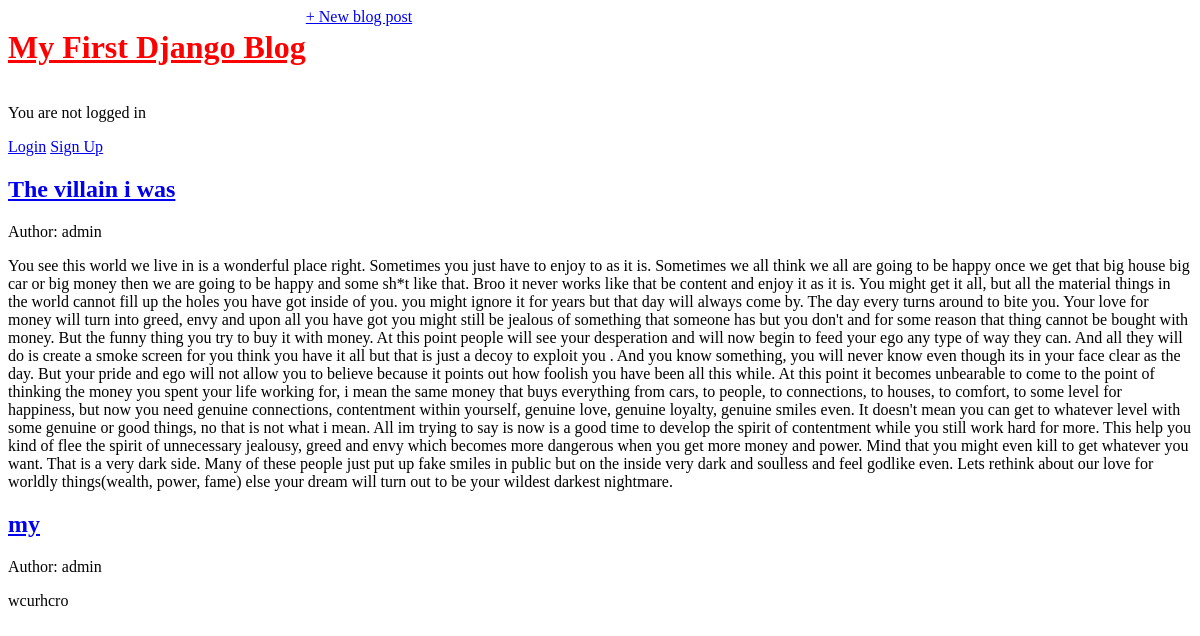
The page / on the database its author committed.
### pages/models.py (models this page shows, shortened)
class Post(models.Model):
    title = models.CharField(max_length=200)
    author = models.ForeignKey("auth.User", on_delete=models.CASCADE, )
    body = models.TextField()
    def get_absolute_url(self):
        return reverse("post_detail", kwargs={"post_id": self.pk})

### pages/views.py (the view)
# urls.py: path("", BlogListView.as_view(), name="home"),
class BlogListView(ListView):
    model = Post
    template_name = "home.html"
    context_object_name = 'posts'  # optional [can use "<model>_list" as default in template]

### pages/templates/home.html
{% extends "base.html" %}
{% block content %}
{% for post_ in posts %}
<div class="post-entry">
    <h2><a href="{{ post_.get_absolute_url }}">{{ post_.title }}</a></h2>
    <p>Author: {{ post_.author }}</p>
    <p>{{ post_.body }}</p>
</div>
{% endfor %}
{% endblock content %}

### static/css/base.css (style rules this page uses)
body { font - family : 'Source Sans Pro' , sans - serif ; font - size : 18 px ; }

### rows shown on the page
Post: title "The villain i was", author "admin", body "You see this world we live in is a wonderful place right. Sometimes you just have to enjoy to as it is. Sometimes we all think we all are going to be happy once we get that big house big car or big money then we are going to be happy and some sh*t like that. Broo it never works like that be content and enjoy it as it is. You might get it all, but all the material things in the world cannot fill up the holes you have got inside of you. you might ignore it for years but that day will always come by. The day every turns around to bite you. Your love for money will turn into greed, envy and upon all you have got you might still be jealous of something that someone has but you don't and for some…"
Post: title "my", author "admin", body "wcurhcro"
